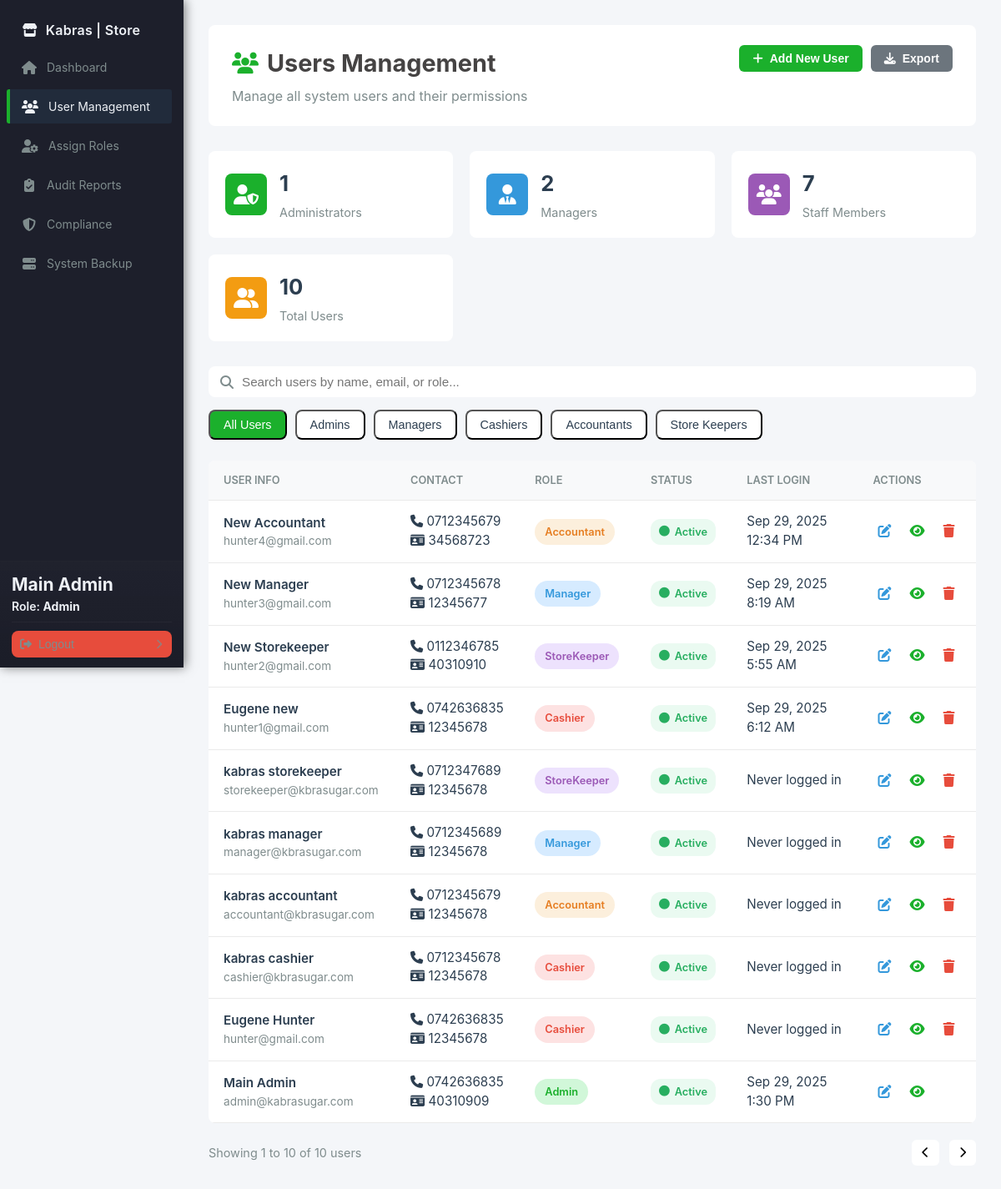
The app's page /admin/users.php (signed in), older data.
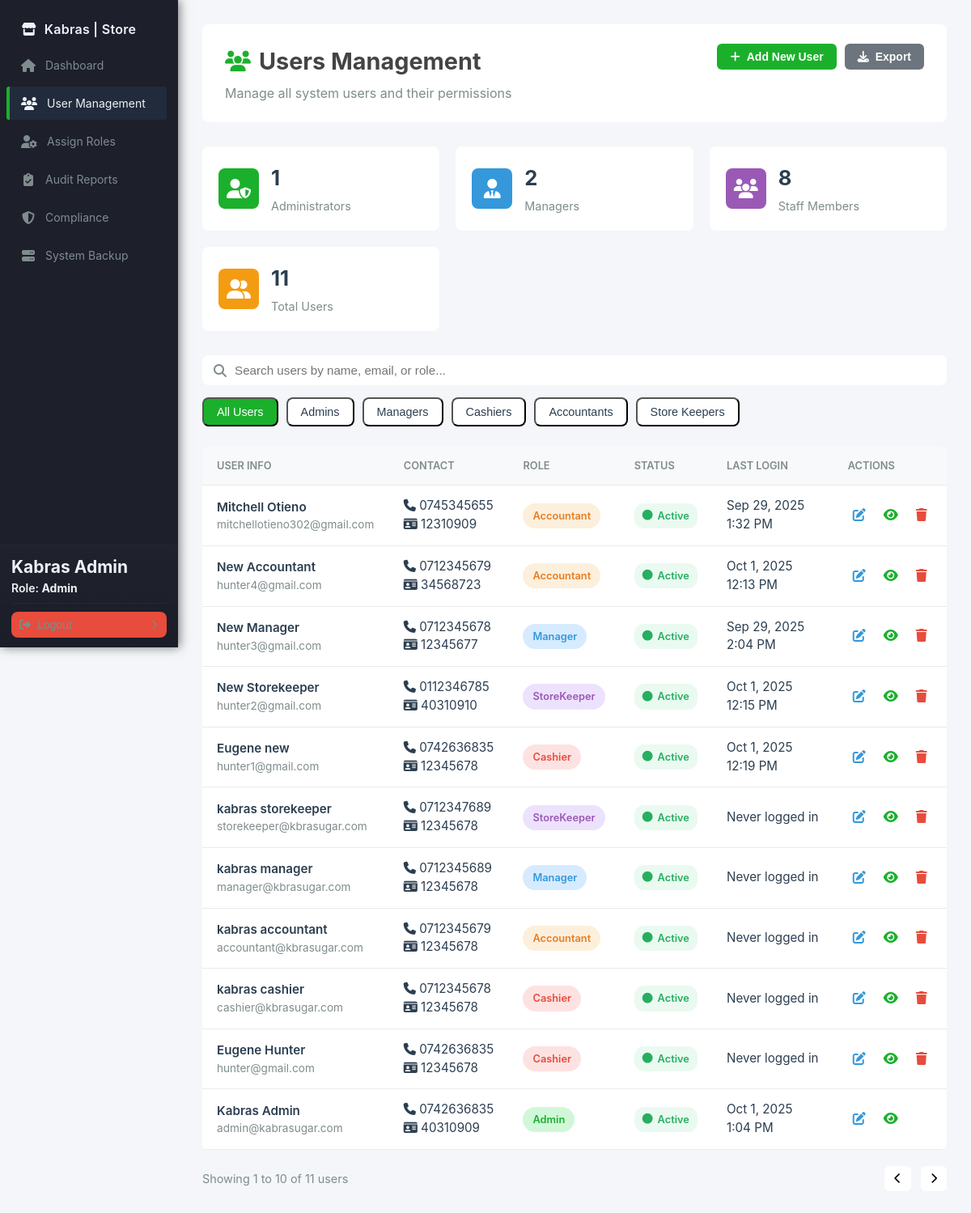
The same page, newer data.
### tables this page shows
CREATE TABLE `users` (
  `id` int NOT NULL AUTO_INCREMENT,
  `name` varchar(100) NOT NULL,
  `email` varchar(100) NOT NULL,
  `password` varchar(255) NOT NULL,
  `phone` varchar(15) DEFAULT NULL,
  `national_id` varchar(20) DEFAULT NULL,
  `role` enum('Admin','StoreKeeper','Cashier','Manager','Accountant') NOT NULL,
  `last_login` datetime DEFAULT NULL,
  `created_at` timestamp NULL DEFAULT CURRENT_TIMESTAMP,
  `updated_at` timestamp NULL DEFAULT CURRENT_TIMESTAMP ON UPDATE CURRENT_TIMESTAMP,
  PRIMARY KEY (`id`),
  UNIQUE KEY `email` (`email`)
);

### config/database.php (called while the page is built, shortened)
<?php
class Database
{
    private $host = 'localhost';
    private $db   = 'kabras_store';
    private $user = 'root';
    private $pass = 'Hunter42.';
    private $charset = 'utf8mb4';
    public function connect()
    {
        $dsn = "mysql:host={$this->host};dbname={$this->db};charset={$this->charset}";
        try {
            $this->pdo = new PDO($dsn, $this->user, $this->pass, [
                PDO::ATTR_ERRMODE => PDO::ERRMODE_EXCEPTION,
                PDO::ATTR_DEFAULT_FETCH_MODE => PDO::FETCH_ASSOC,
            ]);
            return $this->pdo;
        } catch (PDOException $e) {
            die('Database connection failed: ' . $e->getMessage());
        }
    }
}

### handlers/AuthHandler.php (called while the page is built, shortened)
<?php
require_once __DIR__ . '/../app/models/User.php';
class AuthHandler
{
    private $userModel;
    private $sessionTimeout = 3600;
    public function __construct()
    {
        $this->userModel = new User();
        $defaultAdminEmail = 'admin@kabrasugar.com';
        if (!$this->userModel->findByEmail($defaultAdminEmail)) {
            $adminData = [
                'name' => 'Default Admin',
                'email' => $defaultAdminEmail,
                'phone' => '',
                'national_id' => '',
                'password' => 'hunter123',
                'role' => 'admin'
            ];
            $this->userModel->createUser($adminData);
        }
    }
    public function isLoggedIn()
    {
        return isset($_SESSION['user_id']) &&
            (time() - $_SESSION['login_time']) < $this->sessionTimeout;
    }
    public function getCurrentUser()
    {
        return [
            "id" => $_SESSION['user_id'],
            "name" => $_SESSION['user_name'],
            "email" => $_SESSION['user_email'],
            "role" => $_SESSION['user_role']
        ];
    }
    public function getAllUsers()
    {
        return $this->userModel->getAllUsers();
    }
}

### app/models/User.php (called while the page is built, shortened)
<?php
require_once __DIR__ . '../../../config/database.php';
class User
{
    private $db;
    public function __construct()
    {
        $this->db = (new Database())->connect();
    }
    public function findByEmail($email)
    {
        $sql = "SELECT * FROM users WHERE email = :email LIMIT 1";
        $stmt = $this->db->prepare($sql);
        $stmt->execute([':email' => $email]);
        return $stmt->fetch(PDO::FETCH_ASSOC);
    }
    public function getAllUsers()
    {
        $sql = "SELECT id, name, email, phone, national_id, role, created_at, last_login FROM users ORDER BY created_at DESC";
        $stmt = $this->db->query($sql);
        return $stmt->fetchAll(PDO::FETCH_ASSOC);
    }
}

### admin/users.php (the view, shortened to what the rows shown need)
<?php
require_once '../handlers/AuthHandler.php';
$authHandler = new AuthHandler();
$currentUser = $authHandler->getCurrentUser();
$users = $authHandler->getAllUsers();
?>
<!DOCTYPE html>
<html lang="en">
<head>
    <link rel="stylesheet" href="../assets/css/sidebar.css">
    <link rel="stylesheet" href="../assets/css/admin.css">
    <link rel="stylesheet" href="https://cdnjs.cloudflare.com/ajax/libs/font-awesome/6.0.0/css/all.min.css">
</head>
<body>
    <?php include '../includes/sidebar.php'; ?>
    <div class="main-content">
        <div class="content-header">
            <div class="header-left">
                <h1><i class="fas fa-users"></i> Users Management</h1>
            </div>
        </div>
        <div class="table-container">
            <table class="users-table" id="usersTable">
                <thead>
                    <tr>
                        <th>User Info</th>
                        <th>Contact</th>
                        <th>Role</th>
                        <th>Status</th>
                        <th>Last Login</th>
                        <th>Actions</th>
                    </tr>
                </thead>
                <tbody>
                    <?php foreach ($users as $user): ?>
                        <tr class="user-row" data-role="<?php echo htmlspecialchars($user['role']); ?>">
                            <td>
                                <div class="user-info">
                                    <div class="user-details">
                                        <div class="user-name"><?php echo htmlspecialchars($user['name']); ?></div>
                                        <div class="user-email"><?php echo htmlspecialchars($user['email']); ?></div>
                                    </div>
                                </div>
                            </td>
                            <td>
                                <div class="contact-info">
                                    <div><i class="fas fa-phone"></i>
                                        <?php echo htmlspecialchars($user['phone'] ?? 'N/A'); ?></div>
                                    <div><i class="fas fa-id-card"></i>
                                        <?php echo htmlspecialchars($user['national_id'] ?? 'N/A'); ?></div>
                                </div>
                            </td>
                            <td>
                                <span class="role-badge role-<?php echo strtolower($user['role']); ?>">
                                    <?php echo htmlspecialchars($user['role']); ?>
                                </span>
                            </td>
                            <td>
                                <span class="status-badge status-active">
                                    <i class="fas fa-circle"></i> Active
                                </span>
                            </td>
                            <td>
                                <div class="date-info">
                                    <?php if (isset($user['last_login']) && $user['last_login']): ?>
                                        <div class="last-login"><?php echo date('M j, Y', strtotime($user['last_login'])); ?>
                                        </div>
                                        <div class="last-login-time">
                                            <?php echo date('g:i A', strtotime($user['last_login'])); ?></div>
                                    <?php else: ?>
                                        <div class="last-login">Never logged in</div>
                                    <?php endif; ?>
                                </div>
                            </td>
                            <td>
                                <div class="action-buttons">
                                    <button class="btn-action btn-edit" onclick="editUser(<?php echo $user['id']; ?>)"
                                        title="Edit User">
                                        <i class="fas fa-edit"></i>
                                    </button>
                                    <button class="btn-action btn-view" onclick="viewUser(<?php echo $user['id']; ?>)"
                                        title="View Details">
                                        <i class="fas fa-eye"></i>
                                    </button>
                                    <?php if ($user['id'] != $currentUser['id']): ?>
                                        <button class="btn-action btn-delete" onclick="deleteUser(<?php echo $user['id']; ?>)"
                                            title="Delete User">
                                            <i class="fas fa-trash"></i>
                                        </button>
                                    <?php endif; ?>
                                </div>
                            </td>
                        </tr>
                    <?php endforeach; ?>
                </tbody>
            </table>
        </div>
    </div>
</body>
</html>

Row changes from the older to the newer data that the page shows:
added users: name "Mitchell Otieno", email "mitchellotieno302@gmail.com", phone "0745345655", national "12310909", role "Accountant", last_login "Sep 29, 2025", last_login "1:32 PM"
changed users "New Accountant": last_login "Sep 29, 2025" → "Oct 1, 2025"; last_login "12:34 PM" → "12:13 PM"
changed users "New Manager": last_login "8:19 AM" → "2:04 PM"
changed users "New Storekeeper": last_login "Sep 29, 2025" → "Oct 1, 2025"; last_login "5:55 AM" → "12:15 PM"
changed users "Eugene new": last_login "Sep 29, 2025" → "Oct 1, 2025"; last_login "6:12 AM" → "12:19 PM"
changed users "admin@kabrasugar.com": name "Main Admin" → "Kabras Admin"; last_login "Sep 29, 2025" → "Oct 1, 2025"; last_login "1:30 PM" → "1:04 PM"
Text that changed along with them:
$currentUser['name']: "Main Admin" → "Kabras Admin"
count($users): "10" → "11"
text no longer shown: "7"
text now shown: "8"
